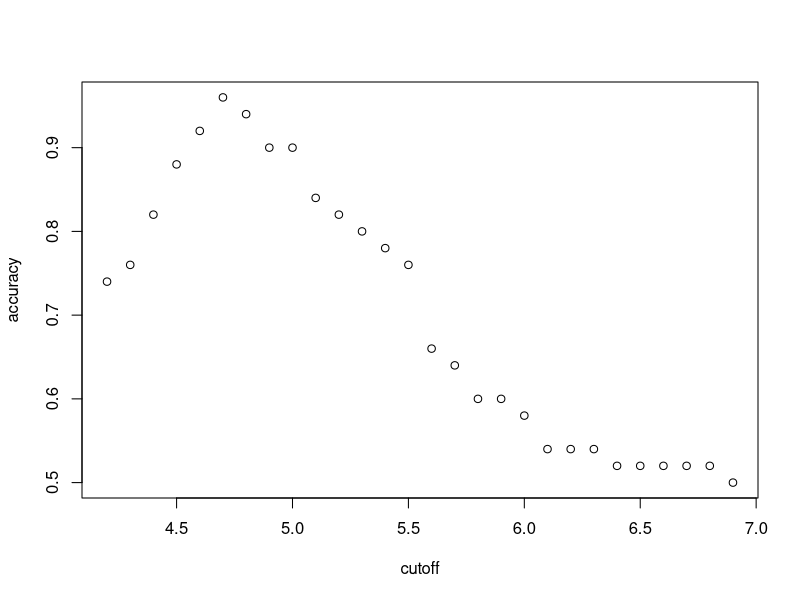
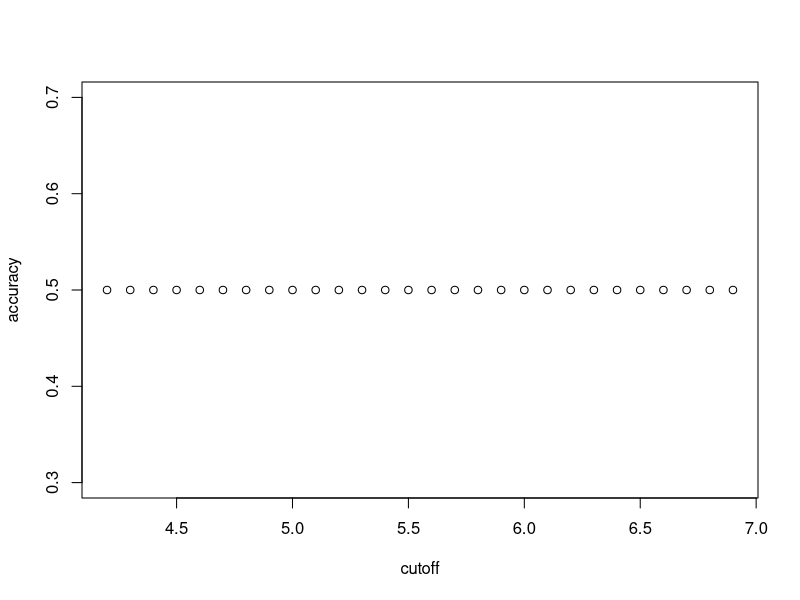

Write R code to recreate these figures, in order. (Note: this script raises an error after producing the figures.)
library(caret)
library(purrr)
data(iris)
iris <- iris[-which(iris$Species=='setosa'),]
y <- iris$Species
y
set.seed(2)
# line of code
test_index <- createDataPartition(y,times=1,p=0.5,list=FALSE)
test <- iris[test_index,]
train <- iris[-test_index,]

#petal.lenght as a  1st. variable for cut-off
###TRAIN TEST
cutoff <- seq(4.2, 6.9, by=0.1)
accuracy <- map_dbl(cutoff, function(x){
  y_hat <- ifelse(train$Petal.Length > x, "virginica", "versicolor") %>% 
    factor(levels = levels(test$Species))
  mean(y_hat == train$Species)
})
####

###SELEZIONE DEL 1st BEST CUT-OFF
plot(cutoff,accuracy)
max(accuracy)
best_cutoff_1 <- cutoff[which.max(accuracy)]
####

#petal.width as a  2nd. variable for cut-off
###TRAIN TEST
cutoff <- seq(4.2, 6.9, by=0.1)
accuracy <- map_dbl(cutoff, function(x){
  y_hat <- ifelse(train$Petal.Width > x, "virginica", "versicolor") %>% 
    factor(levels = levels(test$Species))
  mean(y_hat == train$Species)
})
####

###SELEZIONE DEL 2st BEST CUT-OFF
plot(cutoff,accuracy)
max(accuracy)
best_cutoff_2 <- cutoff[which.max(accuracy)]
####

###APPLICAZIONE BEST CUT-OFF AL TRAIN GROUP E VALUTAZIONE ACCURACY

y_hat <- ifelse(test$Petal.Length > best_cutoff, "virginica", "versicolor") %>% factor(levels = levels(test$Species))

mean(y_hat == test$Species)
####





###########################